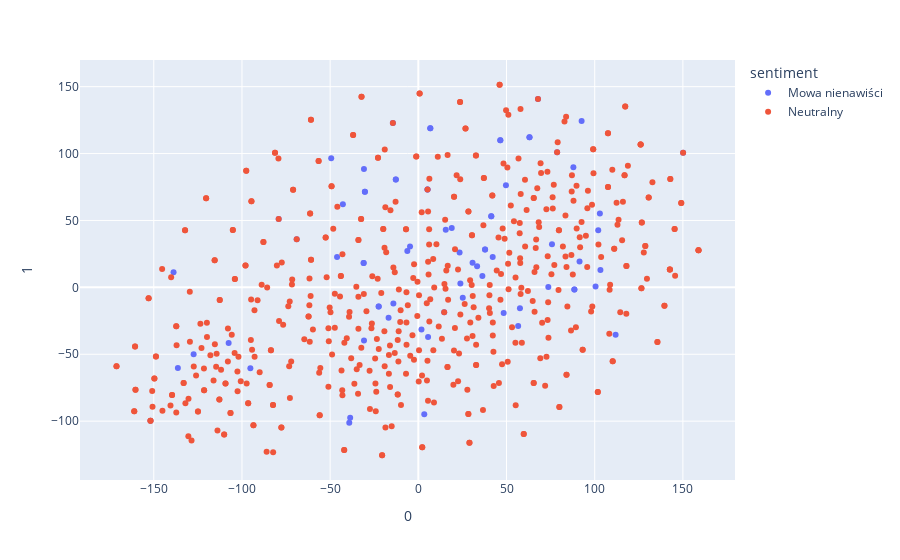

The cell this chart's notebook holds for it:
### Code cell
fig = px.scatter(df, x=0, y=1, hover_data=df.columns, color="sentiment")
fig.show()

### Figure 1 — Plotly figure (JSON) as saved in the notebook; plotly's stock layout.template omitted (floating-point values rounded to 4 significant figures; data arrays with more than 128 entries replaced by an {"elided": "..."} marker saying what was removed)
{"data": [{"customdata": {"elided": "72x2 str values"}, "hovertemplate": "sentiment=%{customdata[1]}<br>0=%{x}<br>1=%{y}<br>label=%{customdata[0]}<extra></extra>", "legendgroup": "Mowa nienawiści", "marker": {"color": "#636efa", "symbol": "circle"}, "mode": "markers", "name": "Mowa nienawiści", "orientation": "v", "showlegend": true, "type": "scatter", "x": [-127.4, 100.5, 23.84, 92.57, 36.31, 88.47, 18.93, 46.48, -12.77, -30.3, -4.713, 37.82, -22.49, 6.78, 41.35, 63.02, -31.01, 30.74, 3.372, -38.64, -39.16, 87.9, 57.61, 5.531, -30.81, 42.17, 48.38, 73.7, 103.2, -136.3, 25.19, -151.9, -30.83, 75.77, -138.8, 5.212, -16.87, 1.78, 102.0, 102.9, 91.4, -95.23, -49.4, -14.16, -107.5, 49.67, 150.1, 67.83, -79.19, 111.8, 5.212, -68.96, -42.79, 23.39, 56.6, -14.43, 78.68, 14.66, 88.47, 15.54, 46.48, -46.08, -12.77, -30.3, -6.231, 37.82, -22.49, 6.78, 41.35, 63.02, -31.01, 33.32], "xaxis": "x", "y": [-50.02, 0.7127, 2.972, 124.3, 8.554, -1.663, 44.3, 109.9, 80.52, 71.42, 30.51, 28.35, -14.23, 118.9, 53.21, 112.2, 18.28, 18.33, -94.82, -97.39, -101.1, 89.81, -15.55, -37.01, -39.65, 22.76, -19.13, 0.2723, 13.01, -60.35, -7.831, -99.61, 88.45, 32.16, 11.26, 73.22, -22.74, -31.5, 42.61, 55.23, 19.39, -60.51, 96.49, -12.06, -41.6, 76.4, 100.7, 140.7, 51.01, -35.36, 73.22, 35.88, 62.08, 25.97, -28.78, 122.8, 101.0, -18.63, -1.663, 43.0, 109.9, 22.7, 80.52, 71.42, 27.19, 28.35, -14.23, 118.9, 53.21, 112.2, 18.28, 15.8], "yaxis": "y"}, {"customdata": {"elided": "527x2 str values"}, "hovertemplate": "sentiment=%{customdata[1]}<br>0=%{x}<br>1=%{y}<br>label=%{customdata[0]}<extra></extra>", "legendgroup": "Neutralny", "marker": {"color": "#EF553B", "symbol": "circle"}, "mode": "markers", "name": "Neutralny", "orientation": "v", "showlegend": true, "type": "scatter", "x": {"elided": "527 float values"}, "xaxis": "x", "y": {"elided": "527 float values"}, "yaxis": "y"}], "layout": {"legend": {"title": {"text": "sentiment"}, "tracegroupgap": 0}, "margin": {"t": 60}, "xaxis": {"anchor": "y", "domain": [0, 1], "title": {"text": "0"}}, "yaxis": {"anchor": "x", "domain": [0, 1], "title": {"text": "1"}}}}
